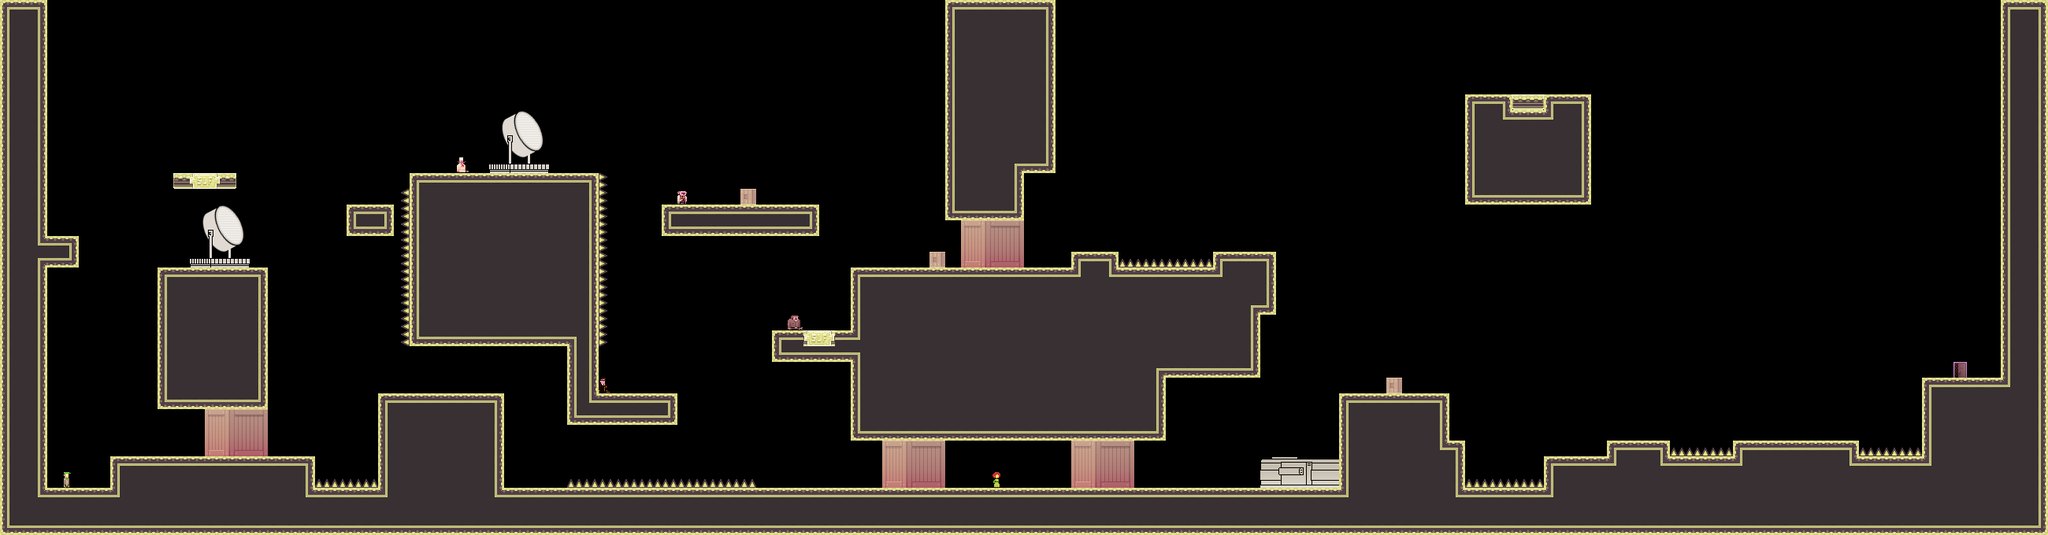

Tiled map render using the project's own tile images. Description and the map definition, with tile-layer contents summarised, below:
An orthogonal 130x34 tile map with 20x20 px tiles, 1 tile layer (bg) and 4 objects.

<map version="1.0" orientation="orthogonal" width="130" height="34" tilewidth="20" tileheight="20">
 <tileset firstgid="1" name="tiles_military" tilewidth="20" tileheight="20">
  <image source="../../../../../XNAModeContent/Lemonade/tiles_military.png" width="400" height="400" />
  <terraintypes>
   <terrain name="solid" tile="151" />
   <terrain name="hollow" tile="94" />
  </terraintypes>
  <tile id="8" terrain=",,,1" />
  <tile id="9" terrain=",,1,1" />
  <tile id="10" terrain=",,1,1" />
  <tile id="11" terrain=",,1,1" />
  <tile id="12" terrain=",,1,1" />
  <tile id="13" terrain=",,1,1" />
  <tile id="14" terrain=",,1," />
  <tile id="15" terrain="1,1,1," />
  <tile id="16" terrain="1,1,,1" />
  <tile id="28" terrain=",1,,1" />
  <tile id="34" terrain="1,,1," />
  <tile id="35" terrain="1,,1,1" />
  <tile id="36" terrain=",1,1,1" />
  <tile id="48" terrain=",1,,1" />
  <tile id="54" terrain="1,,1," />
  <tile id="68" terrain=",1,,1" />
  <tile id="74" terrain="1,,1," />
  <tile id="88" terrain=",1,,1" />
  <tile id="94" terrain="1,,1," />
  <tile id="108" terrain=",1,,1" />
  <tile id="114" terrain="1,,1," />
  <tile id="128" terrain=",1,," />
  <tile id="129" terrain="1,1,," />
  <tile id="130" terrain="1,1,," />
  <tile id="131" terrain="1,1,," />
  <tile id="132" terrain="1,1,," />
  <tile id="133" terrain="1,1,," />
  <tile id="134" terrain="1,,," />
  <tile id="148" terrain=",,,0" />
  <tile id="149" terrain=",,0,0" />
  <tile id="150" terrain=",,0," />
  <tile id="151" terrain="0,0,0," />
  <tile id="152" terrain="0,0,," />
  <tile id="153" terrain="0,0,,0" />
  <tile id="168" terrain=",0,,0" />
  <tile id="170" terrain="0,,0," />
  <tile id="171" terrain="0,,0," />
  <tile id="173" terrain=",0,,0" />
  <tile id="188" terrain=",0,," />
  <tile id="189" terrain="0,0,," />
  <tile id="190" terrain="0,,," />
  <tile id="191" terrain="0,,0,0" />
  <tile id="192" terrain=",,0,0" />
  <tile id="193" terrain=",0,0,0" />
  <tile id="194" terrain="0,0,0,0" />
  <tile id="195" terrain="1,1,1,1" />
  <tile id="356">
   <properties>
    <property name="LargeCrate" value="" />
   </properties>
  </tile>
  <tile id="380">
   <properties>
    <property name="Andre" value="" />
   </properties>
  </tile>
  <tile id="381">
   <properties>
    <property name="Liselot" value="" />
   </properties>
  </tile>
  <tile id="382">
   <properties>
    <property name="Amsterdaam" value="" />
   </properties>
  </tile>
  <tile id="383">
   <properties>
    <property name="Worker" value="" />
   </properties>
  </tile>
  <tile id="384">
   <properties>
    <property name="Inspector" value="" />
   </properties>
  </tile>
  <tile id="385">
   <properties>
    <property name="Chef" value="" />
   </properties>
  </tile>
  <tile id="386">
   <properties>
    <property name="Exit" value="" />
   </properties>
  </tile>
  <tile id="387">
   <properties>
    <property name="Trampoline" value="" />
   </properties>
  </tile>
  <tile id="388">
   <properties>
    <property name="SmallCrate" value="" />
   </properties>
  </tile>
  <tile id="389">
   <properties>
    <property name="SugarBag" value="" />
   </properties>
  </tile>
 </tileset>
 <layer name="bg" width="130" height="34">
  <data>[4420 cells, 1625 non-empty, 72 distinct tile ids]</data>
 </layer>
 <objectgroup name="boxes" width="130" height="34">
  <object x="380" y="340">
   <polyline points="0,0 0,180" />
  </object>
  <object x="800" y="200">
   <polyline points="0,0 0,160 200,160 300,80 300,0 0,0" />
  </object>
  <object x="560" y="480">
   <polyline points="0,0 120,0 120,100 360,100" />
  </object>
  <object x="1860" y="100">
   <polyline points="0,0 640,0 640,240 -140,240 -140,40 -40,40 -40,80" />
  </object>
 </objectgroup>
</map>
